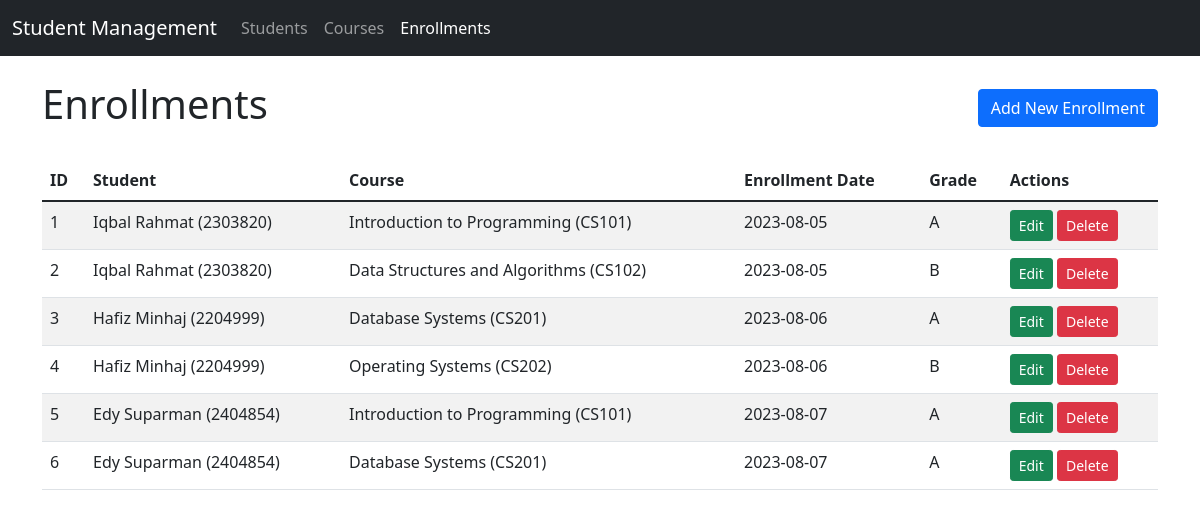
/project/index.php?controller=enrollment&action=index, run on an earlier commit of the app's database.
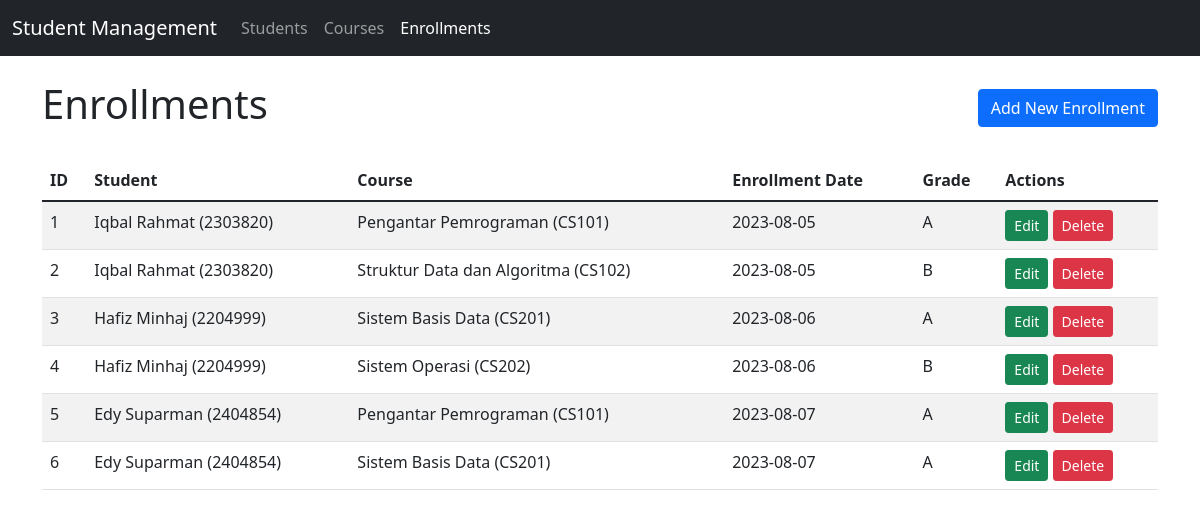
And on a later commit of the database.
### tables this page shows
CREATE TABLE `enrollments` (
  `id` int(11) NOT NULL AUTO_INCREMENT,
  `student_id` int(11) NOT NULL,
  `course_id` int(11) NOT NULL,
  `enrollment_date` date NOT NULL,
  `grade` varchar(2) DEFAULT NULL,
  PRIMARY KEY (`id`),
  FOREIGN KEY (`student_id`) REFERENCES `students`(`id`) ON DELETE CASCADE,
  FOREIGN KEY (`course_id`) REFERENCES `courses`(`id`) ON DELETE CASCADE
);

CREATE TABLE `students` (
  `id` int(11) NOT NULL AUTO_INCREMENT,
  `name` varchar(100) NOT NULL,
  `nim` varchar(20) NOT NULL,
  `phone` varchar(15) NOT NULL,
  `email` varchar(100) DEFAULT NULL,
  `join_date` date NOT NULL,
  PRIMARY KEY (`id`)
);

CREATE TABLE `courses` (
  `id` int(11) NOT NULL AUTO_INCREMENT,
  `course_code` varchar(10) NOT NULL,
  `course_name` varchar(100) NOT NULL,
  `credit_hours` int(1) NOT NULL,
  `description` text DEFAULT NULL,
  PRIMARY KEY (`id`)
);

### project/models/Enrollment.php (called while the page is built, shortened)
<?php
require_once 'config/connection.php';
class Enrollment {
    private $conn;
    private $table = 'enrollments';
    public function __construct() {
        $database = new Database();
        $this->conn = $database->getConnection();
    }
    public function getAllWithDetails() {
        $query = "SELECT e.*,
                  s.name as student_name,
                  s.nim as student_nim,
                  c.course_name,
                  c.course_code
                  FROM {$this->table} e
                  JOIN students s ON e.student_id = s.id
                  JOIN courses c ON e.course_id = c.id
                  ORDER BY e.id ASC";
        $result = $this->conn->query($query);
        return $result;
    }
}
?>

### project/config/connection.php (called while the page is built, shortened)
<?php
class Database {
    private $host = "localhost";
    private $username = "root";
    private $password = "";
    private $database = "tp_mvc";
    private $conn = null;
    public function getConnection() {
        if ($this->conn === null) {
            $this->conn = new mysqli($this->host, $this->username, $this->password, $this->database);
        }
        return $this->conn;
    }
}
?>

### project/controllers/EnrollmentController.php (called while the page is built, shortened)
<?php
require_once 'models/Enrollment.php';
require_once 'views/enrollment.view.php';
class EnrollmentController {
    private $enrollment;
    private $view;
    public function __construct() {
        $this->enrollment = new Enrollment();
        $this->view = new EnrollmentView();
    }
    public function index() {
        $enrollments = $this->enrollment->getAllWithDetails();
        $this->view->renderIndex($enrollments);
    }
}
?>

### project/views/enrollment.view.php (the view, shortened to what this page needs)
<?php
require_once  'views/template.class.php';
class EnrollmentView
{
    public function renderIndex($enrollments)
    {
        $dataTabel = '';
        while ($row = $enrollments->fetch_assoc()) {
            $dataTabel .= "<tr>
                <td>{$row['id']}</td>
                <td>{$row['student_name']} ({$row['student_nim']})</td>
                <td>{$row['course_name']} ({$row['course_code']})</td>
                <td>{$row['enrollment_date']}</td>
                <td>" . ($row['grade'] ?: '-') . "</td>
                <td>
                    <a href='index.php?controller=enrollment&action=edit&id={$row['id']}' class='btn btn-sm btn-success'>Edit</a>
                    <a href='index.php?controller=enrollment&action=delete&id={$row['id']}' class='btn btn-sm btn-danger' onclick='return confirm(\"Are you sure you want to delete this enrollment?\");'>Delete</a>
                </td>
            </tr>";
        }
        $tpl = new Template("templates/enrollment/index.html");
        $tpl->replace("JUDUL", "Enrollments");
        $tpl->replace("NAVBAR", $this->getNavbar('enrollment'));
    }
    private function getNavbar($activeController)
    {
        $navbar = '<nav class="navbar navbar-expand-lg navbar-dark bg-dark">
            <div class="container-fluid">
                <a class="navbar-brand" href="index.php">Student Management</a>
                <div class="collapse navbar-collapse" id="navbarNav">
                    <ul class="navbar-nav">
                        <li class="nav-item">
                            <a class="nav-link ' . ($activeController == 'student' ? 'active' : '') . '" href="index.php?controller=student&action=index">Students</a>
                        </li>
                        <li class="nav-item">
                            <a class="nav-link ' . ($activeController == 'course' ? 'active' : '') . '" href="index.php?controller=course&action=index">Courses</a>
                        </li>
                        <li class="nav-item">
                            <a class="nav-link ' . ($activeController == 'enrollment' ? 'active' : '') . '" href="index.php?controller=enrollment&action=index">Enrollments</a>
                        </li>
                    </ul>
                </div>
            </div>
        </nav>';
        return $navbar;
    }
}

### project/index.php (shortened to what this page needs)
<?php
require_once 'config/connection.php';
$controller = isset($_GET['controller']) ? $_GET['controller'] : 'student';
$action = isset($_GET['action']) ? $_GET['action'] : 'index';
switch ($controller) {
    case 'enrollment':
        require_once 'controllers/EnrollmentController.php';
        $controller = new EnrollmentController();
        break;
}
switch ($action) {
    case 'index':
        $controller->index();
        break;
}
?>

### project/views/template.class.php (shortened to what this page needs)
<?php
class Template
{
    var $content = '';
    function __construct($filename = '')
    {
        $this->content = implode('', @file($filename));
    }
    function clear()
    {
        $this->content = preg_replace("/DATA_[A-Z|_|0-9]+/", "", $this->content);
    }
    function write()
    {
        print $this->content;
    }
    function replace($old = '', $new = '')
    {
        if (is_int($new)) {
            $value = sprintf("%d", $new);
        } elseif (is_float($new)) {
            $value = sprintf("%f", $new);
        } elseif (is_array($new)) {
            $value = '';
            foreach ($new as $item) {
                $value .= $item . ' ';
            }
        } else {
            $value = $new;
        }
        $this->content = preg_replace("/$old/", $value, $this->content);
    }
}

What changed in the data, as far as the page shows it:
changed through a linked row, enrollments id 1: course.course_name "Introduction to Programming" → "Pengantar Pemrograman"
changed through a linked row, enrollments "CS102": course.course_name "Data Structures and Algorithms" → "Struktur Data dan Algoritma"
changed through a linked row, enrollments id 3: course.course_name "Database Systems" → "Sistem Basis Data"
changed through a linked row, enrollments "CS202": course.course_name "Operating Systems" → "Sistem Operasi"
changed through a linked row, enrollments id 5: course.course_name "Introduction to Programming" → "Pengantar Pemrograman"
changed through a linked row, enrollments id 6: course.course_name "Database Systems" → "Sistem Basis Data"
